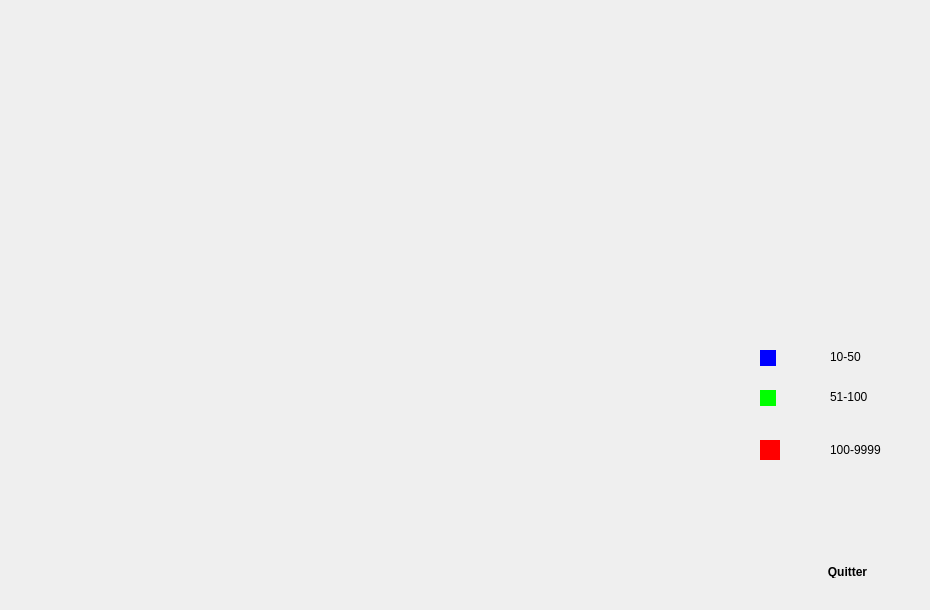
<?xml version="1.0" encoding="UTF-8"?>
<ui version="4.0">
 <class>statistique_produit</class>
 <widget class="QDialog" name="statistique_produit">
  <property name="geometry">
   <rect>
    <x>0</x>
    <y>0</y>
    <width>930</width>
    <height>610</height>
   </rect>
  </property>
  <property name="windowTitle">
   <string>Dialog</string>
  </property>
  <widget class="QLabel" name="label">
   <property name="geometry">
    <rect>
     <x>-60</x>
     <y>-20</y>
     <width>1051</width>
     <height>751</height>
    </rect>
   </property>
   <property name="text">
    <string/>
   </property>
   <property name="pixmap">
    <pixmap>../../gestion_fournisseur/1.png</pixmap>
   </property>
   <property name="scaledContents">
    <bool>true</bool>
   </property>
  </widget>
  <widget class="QPushButton" name="pushButton">
   <property name="geometry">
    <rect>
     <x>810</x>
     <y>560</y>
     <width>75</width>
     <height>23</height>
    </rect>
   </property>
   <property name="styleSheet">
    <string notr="true">color: &quot;red&quot;;

padding: 5px;
border-radius: 5px;

font-weight: bold;

</string>
   </property>
   <property name="text">
    <string>Quitter</string>
   </property>
  </widget>
  <widget class="QLabel" name="label_2">
   <property name="geometry">
    <rect>
     <x>830</x>
     <y>350</y>
     <width>47</width>
     <height>14</height>
    </rect>
   </property>
   <property name="text">
    <string>10-50</string>
   </property>
  </widget>
  <widget class="QWidget" name="widget_5" native="true">
   <property name="geometry">
    <rect>
     <x>760</x>
     <y>440</y>
     <width>20</width>
     <height>20</height>
    </rect>
   </property>
   <property name="styleSheet">
    <string notr="true">background-color: rgb(255, 0, 0);</string>
   </property>
  </widget>
  <widget class="QWidget" name="widget_6" native="true">
   <property name="geometry">
    <rect>
     <x>760</x>
     <y>390</y>
     <width>16</width>
     <height>16</height>
    </rect>
   </property>
   <property name="styleSheet">
    <string notr="true">background-color: rgb(0, 255, 0);</string>
   </property>
  </widget>
  <widget class="QLabel" name="label_4">
   <property name="geometry">
    <rect>
     <x>830</x>
     <y>440</y>
     <width>81</width>
     <height>20</height>
    </rect>
   </property>
   <property name="text">
    <string>100-9999</string>
   </property>
  </widget>
  <widget class="QWidget" name="widget" native="true">
   <property name="geometry">
    <rect>
     <x>760</x>
     <y>350</y>
     <width>16</width>
     <height>16</height>
    </rect>
   </property>
   <property name="styleSheet">
    <string notr="true">
background-color: rgb(0, 0, 255);</string>
   </property>
   <widget class="QWidget" name="widget_4" native="true">
    <property name="geometry">
     <rect>
      <x>10</x>
      <y>10</y>
      <width>16</width>
      <height>16</height>
     </rect>
    </property>
    <property name="styleSheet">
     <string notr="true">
background-color: rgb(0, 0, 255);</string>
    </property>
   </widget>
  </widget>
  <widget class="QLabel" name="label_3">
   <property name="geometry">
    <rect>
     <x>830</x>
     <y>390</y>
     <width>47</width>
     <height>14</height>
    </rect>
   </property>
   <property name="text">
    <string>51-100</string>
   </property>
  </widget>
 </widget>
 <resources/>
 <connections/>
</ui>
